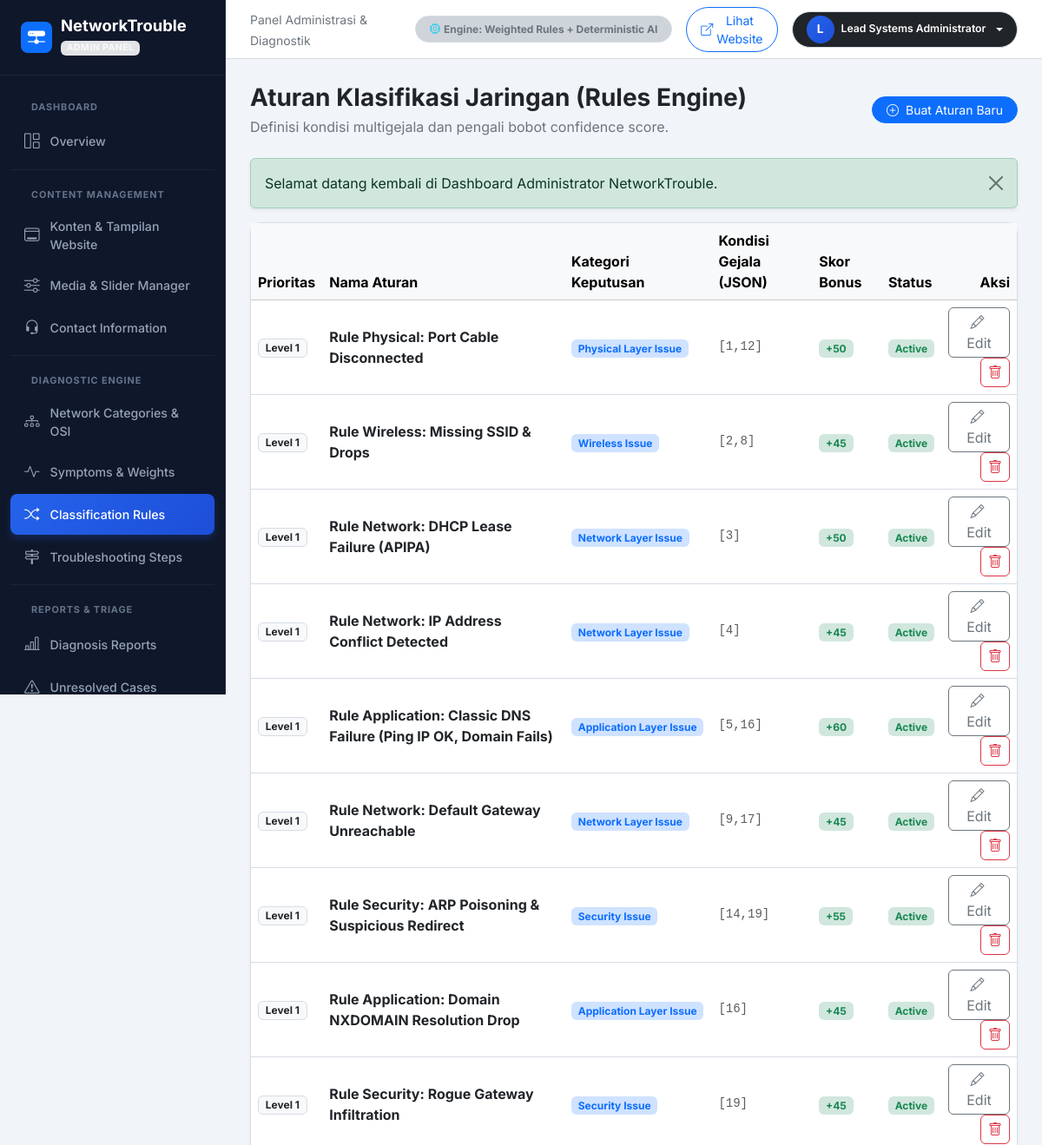
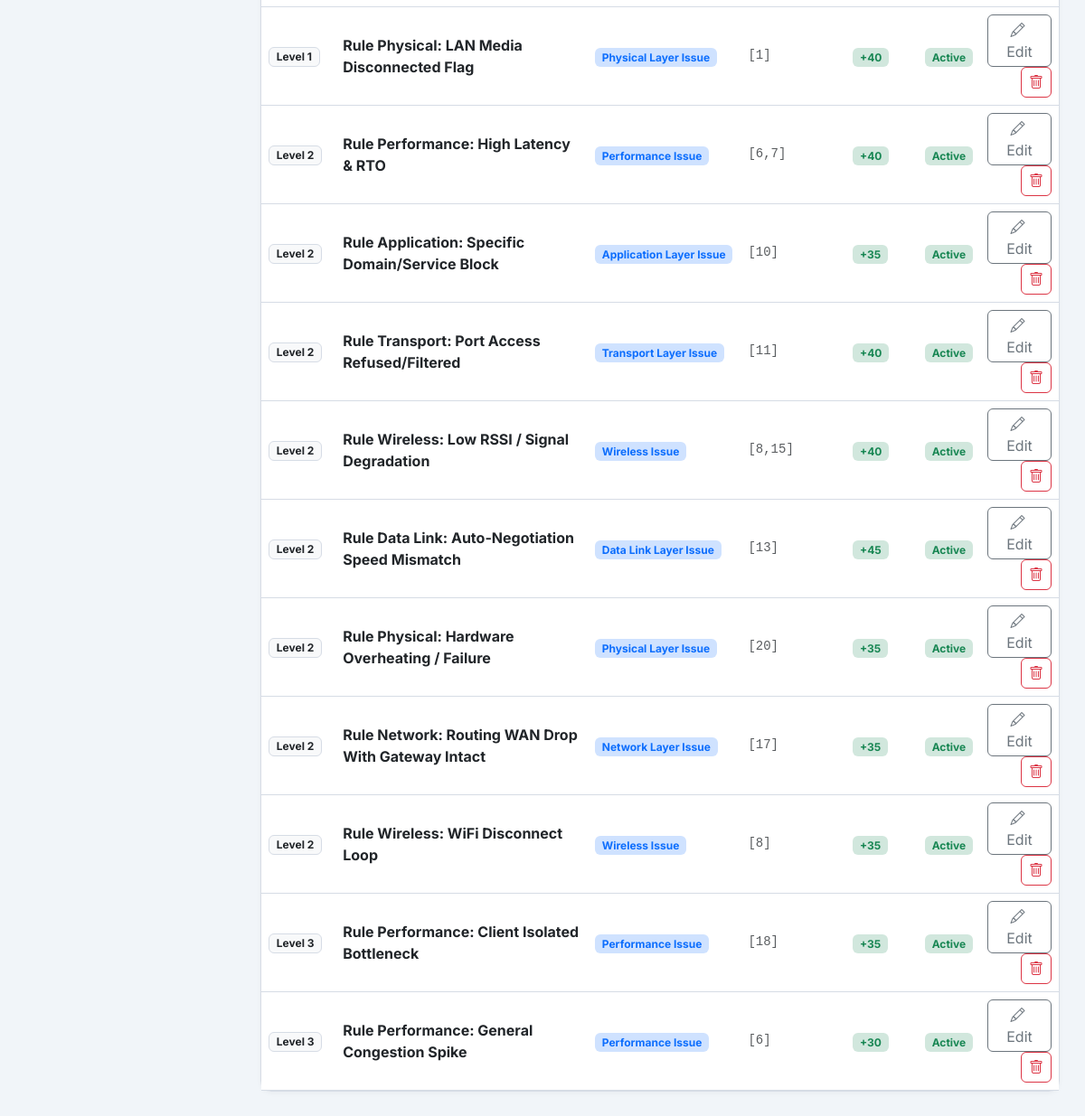
The page /admin/rules.php (signed in) on the database its author committed (2 pictures, top to bottom).
### tables this page shows
CREATE TABLE `classification_rules` (
  `id` INT UNSIGNED AUTO_INCREMENT PRIMARY KEY,
  `rule_name` VARCHAR(150) NOT NULL,
  `category_id` INT UNSIGNED NOT NULL,
  `conditions_json` TEXT NOT NULL,
  `score` INT NOT NULL DEFAULT 30,
  `priority` INT NOT NULL DEFAULT 1,
  `status` ENUM('active', 'inactive') NOT NULL DEFAULT 'active',
  `created_at` DATETIME NOT NULL DEFAULT CURRENT_TIMESTAMP
);

CREATE TABLE `network_categories` (
  `id` INT UNSIGNED AUTO_INCREMENT PRIMARY KEY,
  `name` VARCHAR(100) NOT NULL,
  `slug` VARCHAR(100) NOT NULL UNIQUE,
  `description` TEXT NOT NULL,
  `osi_layer` VARCHAR(50) NOT NULL,
  `severity_default` ENUM('Low', 'Medium', 'High', 'Critical') NOT NULL DEFAULT 'Medium',
  `icon` VARCHAR(50) NOT NULL DEFAULT 'bi-hdd-network',
  `status` ENUM('active', 'inactive') NOT NULL DEFAULT 'active',
  `created_at` DATETIME NOT NULL DEFAULT CURRENT_TIMESTAMP
);

### config/app.php (called while the page is built, shortened)
<?php
function base_url(string $path = ''): string {
    $protocol = (!empty($_SERVER['HTTPS']) && $_SERVER['HTTPS'] !== 'off' || (isset($_SERVER['SERVER_PORT']) && $_SERVER['SERVER_PORT'] == 443)) ? "https://" : "http://";
    $host = $_SERVER['HTTP_HOST'] ?? 'localhost';
    if (php_sapi_name() === 'cli') {
        $dirName = '/networktrouble';
    } else {
        $scriptName = $_SERVER['SCRIPT_NAME'] ?? '';
        $dirName = str_replace('\\', '/', dirname($scriptName));
        $dirName = preg_replace('/(\/admin|\/api|\/config|\/includes).*$/', '', $dirName);
    }
    $cleanPath = ltrim($path, '/');
    return $protocol . $host . $dirName . ($cleanPath ? '/' . $cleanPath : '');
}
function get_flash(): ?array {
    if (isset($_SESSION['flash'])) {
        $flash = $_SESSION['flash'];
        return $flash;
    }
    return null;
}

### admin/rules.php (the view, shortened to what this page needs)
<?php
require_once __DIR__ . '/includes/admin_header.php';
$db = get_db_connection();
$rules = [];
if ($db) {
    try {
        $stmt = $db->query("
            SELECT r.*, c.name AS category_name, c.osi_layer
            FROM classification_rules r
            LEFT JOIN network_categories c ON r.category_id = c.id
            ORDER BY r.priority ASC, r.id ASC
        ");
        $rules = $stmt->fetchAll(PDO::FETCH_ASSOC);
    } catch (PDOException $e) {}
}
?>
<div class="admin-layout-wrapper">
    <?php include __DIR__ . '/includes/admin_sidebar.php'; ?>
    <div class="admin-main">
        <?php include __DIR__ . '/includes/admin_topbar.php'; ?>
        <div class="admin-content">
            <div class="d-flex flex-column flex-md-row justify-content-between align-items-md-center gap-3 mb-4">
                <div>
                    <h1 class="h3 fw-bold text-dark mb-1">Aturan Klasifikasi Jaringan (Rules Engine)</h1>
                    <p class="text-secondary mb-0">Definisi kondisi multigejala dan pengali bobot confidence score.</p>
                </div>
                <button type="button" class="btn btn-primary btn-sm rounded-pill px-3" data-bs-toggle="modal" data-bs-target="#ruleModal" onclick="openCreateRuleModal()">
                    <i class="bi bi-plus-circle me-1"></i> Buat Aturan Baru
                </button>
            </div>
            <?php
            $flash = get_flash();
            if ($flash):
            ?>
            <div class="alert alert-<?= $flash['type'] === 'error' ? 'danger' : $flash['type']; ?> alert-dismissible fade show shadow-sm" role="alert">
                <?= htmlspecialchars($flash['message']); ?>
                <button type="button" class="btn-close" data-bs-dismiss="alert" aria-label="Close"></button>
            </div>
            <?php endif; ?>
            <div class="admin-card">
                <div class="table-responsive">
                    <table class="table table-hover align-middle mb-0">
                        <thead class="table-light">
                            <tr>
                                <th>Prioritas</th>
                                <th>Nama Aturan</th>
                                <th>Kategori Keputusan</th>
                                <th>Kondisi Gejala (JSON)</th>
                                <th>Skor Bonus</th>
                                <th>Status</th>
                                <th class="text-end">Aksi</th>
                            </tr>
                        </thead>
                        <tbody>
                            <?php if (!empty($rules)): ?>
                                <?php foreach ($rules as $r): ?>
                                <tr>
                                    <td>
                                        <span class="badge bg-light text-dark border">Level <?= $r['priority']; ?></span>
                                    </td>
                                    <td>
                                        <div class="fw-bold text-dark"><?= htmlspecialchars($r['rule_name']); ?></div>
                                    </td>
                                    <td>
                                        <span class="badge bg-primary-subtle text-primary">
                                            <?= htmlspecialchars($r['category_name'] ?? 'Tidak Diketahui'); ?>
                                        </span>
                                    </td>
                                    <td>
                                        <?php
                                        $cond = json_decode($r['conditions_json'], true);
                                        $symptomList = $cond['symptoms'] ?? [];
                                        ?>
                                        <small class="font-monospace text-muted d-block text-truncate" style="max-width: 260px;" title="<?= htmlspecialchars($r['conditions_json']); ?>">
                                            <?= htmlspecialchars(json_encode($symptomList)); ?>
                                        </small>
                                    </td>
                                    <td>
                                        <span class="badge bg-success-subtle text-success fw-bold">+<?= $r['score']; ?></span>
                                    </td>
                                    <td>
                                        <span class="badge bg-<?= $r['status'] === 'active' ? 'success' : 'secondary'; ?>-subtle text-<?= $r['status'] === 'active' ? 'success' : 'secondary'; ?>">
                                            <?= ucfirst($r['status']); ?>
                                        </span>
                                    </td>
                                    <td class="text-end">
                                        <button type="button" class="btn btn-outline-secondary btn-xs py-1 px-2"
                                                onclick='openEditRuleModal(<?= json_encode($r); ?>)'>
                                            <i class="bi bi-pencil me-1"></i> Edit
                                        </button>
                                        <a href="<?= base_url('admin/rules.php?delete=' . $r['id']); ?>" class="btn btn-outline-danger btn-xs py-1 px-2 ms-1" onclick="return confirm('Hapus aturan ini?')">
                                            <i class="bi bi-trash"></i>
                                        </a>
                                    </td>
                                </tr>
                                <?php endforeach; ?>
                            <?php else: ?>
                                <tr>
                                    <td colspan="7" class="text-center py-4 text-muted">Belum ada aturan klasifikasi tersimpan.</td>
                                </tr>
                            <?php endif; ?>
                        </tbody>
                    </table>
                </div>
            </div>
<?php require_once __DIR__ . '/includes/admin_footer.php'; ?>

### assets/css/admin.css (style rules this page uses)
:root { --border-subtle: #E3E7EE; --border-default: #D6DCE5; --border-strong: #C5CCD8; --divider-color: #D9DEE7; --bs-border-color: var(--border-default); --bs-border-color-translucent: rgba(15, 23, 42, 0.12); --bs-border-color-subtle: var(--border-subtle); --admin-sidebar-w: 260px; --admin-sidebar-bg: #0f172a; --admin-sidebar-text: #94a3b8; --admin-sidebar-hover: #1e293b; --admin-topbar-h: 68px; }
body.admin-body { background-color: #f1f5f9; font-family: 'Inter', sans-serif; color: #1e293b; }
.border { border-color: var(--border-default) !important; }
.admin-main { margin-left: var(--admin-sidebar-w); min-height: 100vh; display: flex; flex-direction: column; transition: margin-left 0.3s ease; }
.admin-content { padding: 1.75rem; flex: 1; }
.admin-card { background: #ffffff; border-radius: 12px; border: 1px solid var(--border-default); box-shadow: 0 2px 6px -1px rgba(15, 23, 42, 0.05); margin-bottom: 1.5rem; }
.badge.border { border-color: var(--border-default) !important; }

### rows shown on the page
classification_rules: priority "1", rule_name "Rule Physical: Port Cable Disconnected", network_categories.name "Physical Layer Issue", conditions_json "[1,12]", score "50", status "Active"
classification_rules: priority "1", rule_name "Rule Wireless: Missing SSID & Drops", network_categories.name "Wireless Issue", conditions_json "[2,8]", score "45", status "Active"
classification_rules: priority "1", rule_name "Rule Network: DHCP Lease Failure (APIPA)", network_categories.name "Network Layer Issue", conditions_json "[3]", score "50", status "Active"
classification_rules: priority "1", rule_name "Rule Network: IP Address Conflict Detected", network_categories.name "Network Layer Issue", conditions_json "[4]", score "45", status "Active"
classification_rules: priority "1", rule_name "Rule Application: Classic DNS Failure (Ping IP OK, Domain Fails)", network_categories.name "Application Layer Issue", conditions_json "[5,16]", score "60", status "Active"
classification_rules: priority "1", rule_name "Rule Network: Default Gateway Unreachable", network_categories.name "Network Layer Issue", conditions_json "[9,17]", score "45", status "Active"
classification_rules: priority "1", rule_name "Rule Security: ARP Poisoning & Suspicious Redirect", network_categories.name "Security Issue", conditions_json "[14,19]", score "55", status "Active"
classification_rules: priority "1", rule_name "Rule Application: Domain NXDOMAIN Resolution Drop", network_categories.name "Application Layer Issue", conditions_json "[16]", score "45", status "Active"
classification_rules: priority "1", rule_name "Rule Security: Rogue Gateway Infiltration", network_categories.name "Security Issue", conditions_json "[19]", score "45", status "Active"
classification_rules: priority "1", rule_name "Rule Physical: LAN Media Disconnected Flag", network_categories.name "Physical Layer Issue", conditions_json "[1]", score "40", status "Active"
classification_rules: priority "2", rule_name "Rule Performance: High Latency & RTO", network_categories.name "Performance Issue", conditions_json "[6,7]", score "40", status "Active"
classification_rules: priority "2", rule_name "Rule Application: Specific Domain/Service Block", network_categories.name "Application Layer Issue", conditions_json "[10]", score "35", status "Active"
classification_rules: priority "2", rule_name "Rule Transport: Port Access Refused/Filtered", network_categories.name "Transport Layer Issue", conditions_json "[11]", score "40", status "Active"
classification_rules: priority "2", rule_name "Rule Wireless: Low RSSI / Signal Degradation", network_categories.name "Wireless Issue", conditions_json "[8,15]", score "40", status "Active"
classification_rules: priority "2", rule_name "Rule Data Link: Auto-Negotiation Speed Mismatch", network_categories.name "Data Link Layer Issue", conditions_json "[13]", score "45", status "Active"
classification_rules: priority "2", rule_name "Rule Physical: Hardware Overheating / Failure", network_categories.name "Physical Layer Issue", conditions_json "[20]", score "35", status "Active"
classification_rules: priority "2", rule_name "Rule Network: Routing WAN Drop With Gateway Intact", network_categories.name "Network Layer Issue", conditions_json "[17]", score "35", status "Active"
classification_rules: priority "2", rule_name "Rule Wireless: WiFi Disconnect Loop", network_categories.name "Wireless Issue", conditions_json "[8]", score "35", status "Active"
classification_rules: priority "3", rule_name "Rule Performance: Client Isolated Bottleneck", network_categories.name "Performance Issue", conditions_json "[18]", score "35", status "Active"
classification_rules: priority "3", rule_name "Rule Performance: General Congestion Spike", network_categories.name "Performance Issue", conditions_json "[6]", score "30", status "Active"

### other values the page prints
substr($currentAdmin['name'] ?? 'A', 0, 1) "L"
$currentAdmin['name'] "Lead Systems Administrator"
$flash['message'] "Selamat datang kembali di Dashboard Administrator NetworkTrouble."
